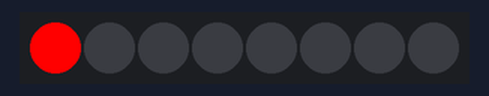
Simulated run of this program. Board: MicroPython board. On the bench: 8 RGB LEDs in strip order, left to right. What the program prints to the serial console is not drawn.

Above: at 1.1 s.
At 2.1 s:
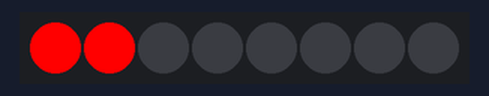
At 3.1 s:
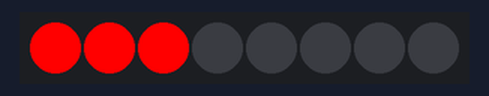
At 4.1 s:
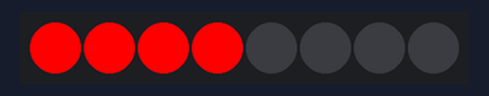
At 6.1 s:
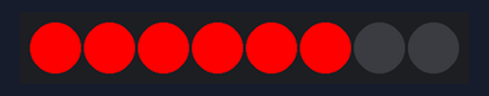
At 8.1 s:
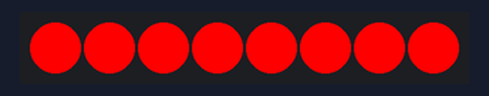

The program:

main.py
```python
import time

import machine
import neopixel

np = neopixel.NeoPixel(machine.Pin(15), 8)
print(np)

while True:
    # for i in np:
    time.sleep(0)
    np[0] = [255, 0, 0]
    time.sleep(1)
    np.write()

    time.sleep(0)
    np[1] = [255, 0, 0]
    time.sleep(1)
    np.write()

    time.sleep(0)
    np[2] = [255, 0, 0]
    time.sleep(1)
    np.write()

    time.sleep(0)
    np[3] = [255, 0, 0]
    time.sleep(1)
    np.write()

    time.sleep(0)
    np[4] = [255, 0, 0]
    time.sleep(1)
    np.write()

    time.sleep(0)
    np[5] = [255, 0, 0]
    time.sleep(1)
    np.write()

    time.sleep(0)
    np[6] = [255, 0, 0]
    time.sleep(1)
    np.write()

    time.sleep(0)
    np[7] = [255, 0, 0]
    time.sleep(1)
    np.write()


    # np[0] = [255, 0, 0]
    # np[1] = [255, 0, 0]
    # np[2] = [255, 0, 0]
    # np[3] = [255, 0, 0]
    # np[4] = [255, 0, 0]
    # np[5] = [255, 0, 0]
    # np[6] = [255, 0, 0]
    # np[7] = [255, 0, 0]

    # time.sleep(1)

"Zwart is dan [ 0, 0, 0 ]"
"rood is [ 255, 0, 0 ] "
"geel is [ 255, 255, 0 ] (rood + groen)"
"wit is [ 255, 255, 255 ]."
```

Measured:
- what the display in image 0 shows lasts 1.0 s, from 1.0 s to 2.0 s
